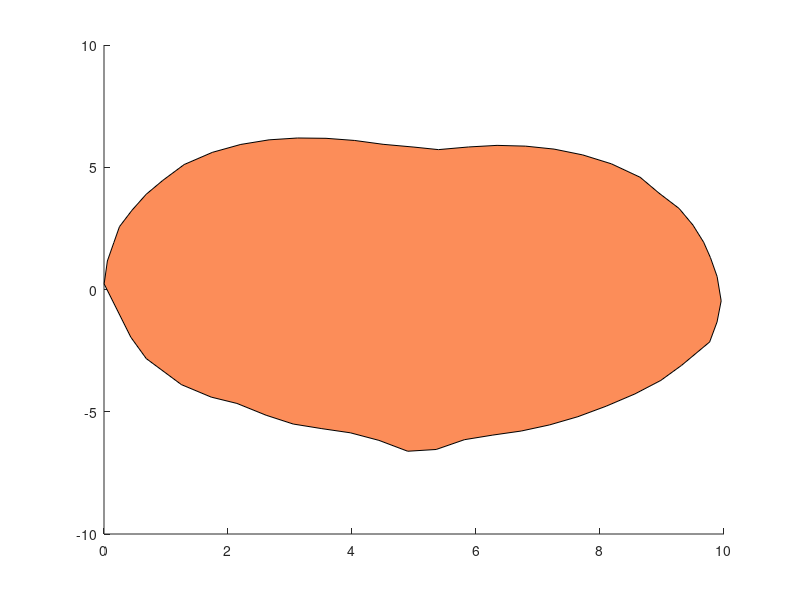

Source code (MATLAB): (Note: this script raises an error after producing the figure.)
%% script_1

% %read in data
% data = csvread('data/peach.csv');
% %plot data
% p = patch(data(:,1), data(:,2), 'orange');
% p.LineWidth = 2;

%% This section has the fixed code if you are struggling to debug!

% %read in data
% data = csvread('peach.csv');
% %plot data
% p = patch(data(:,1), data(:,2), [0.8980 0.3176 0.1765]); % RGB for orange
% p.LineWidth = 2;

%% SOLUTION: Breakout 2

%read in data
data = csvread('peach.csv');
%plot data
p = patch(data(:,1), data(:,2), [252,141,89]/255); % divide by 255 to normalize value between 0 and 1
p.LineWidth = 1; % change to 1
